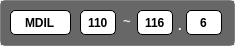
  <widget class="QFrame" name="frame_2_1">
   <property name="geometry">
    <rect>
     <x>20</x>
     <y>215</y>
     <width>235</width>
     <height>46</height>
    </rect>
   </property>
   <property name="sizePolicy">
    <sizepolicy hsizetype="Fixed" vsizetype="Fixed">
     <horstretch>0</horstretch>
     <verstretch>0</verstretch>
    </sizepolicy>
   </property>
   <property name="styleSheet">
    <string notr="true">QFrame {
    border: 1px solid gray;
    border-radius: 10px;
}</string>
   </property>
   <property name="frameShape">
    <enum>QFrame::Shape::StyledPanel</enum>
   </property>
   <property name="frameShadow">
    <enum>QFrame::Shadow::Raised</enum>
   </property>
   <widget class="QLineEdit" name="edit_mdil_label">
    <property name="geometry">
     <rect>
      <x>10</x>
      <y>10</y>
      <width>61</width>
      <height>25</height>
     </rect>
    </property>
    <property name="sizePolicy">
     <sizepolicy hsizetype="Fixed" vsizetype="Fixed">
      <horstretch>0</horstretch>
      <verstretch>0</verstretch>
     </sizepolicy>
    </property>
    <property name="font">
     <font>
      <bold>true</bold>
     </font>
    </property>
    <property name="focusPolicy">
     <enum>Qt::FocusPolicy::ClickFocus</enum>
    </property>
    <property name="styleSheet">
     <string notr="true">border: 1px solid black;
border-radius: 5px;
</string>
    </property>
    <property name="text">
     <string>MDIL</string>
    </property>
    <property name="alignment">
     <set>Qt::AlignmentFlag::AlignCenter</set>
    </property>
    <property name="dragEnabled">
     <bool>false</bool>
    </property>
    <property name="readOnly">
     <bool>true</bool>
    </property>
   </widget>
   <widget class="QLineEdit" name="edit_mdil_ip1">
    <property name="geometry">
     <rect>
      <x>80</x>
      <y>10</y>
      <width>36</width>
      <height>25</height>
     </rect>
    </property>
    <property name="sizePolicy">
     <sizepolicy hsizetype="Fixed" vsizetype="Fixed">
      <horstretch>0</horstretch>
      <verstretch>0</verstretch>
     </sizepolicy>
    </property>
    <property name="font">
     <font>
      <bold>true</bold>
     </font>
    </property>
    <property name="styleSheet">
     <string notr="true">border: 1px solid black;
border-radius: 5px;
</string>
    </property>
    <property name="text">
     <string>110</string>
    </property>
    <property name="maxLength">
     <number>3</number>
    </property>
    <property name="alignment">
     <set>Qt::AlignmentFlag::AlignCenter</set>
    </property>
    <property name="dragEnabled">
     <bool>false</bool>
    </property>
    <property name="readOnly">
     <bool>false</bool>
    </property>
   </widget>
   <widget class="QLineEdit" name="edit_mdil_ip2">
    <property name="geometry">
     <rect>
      <x>137</x>
      <y>10</y>
      <width>36</width>
      <height>25</height>
     </rect>
    </property>
    <property name="sizePolicy">
     <sizepolicy hsizetype="Fixed" vsizetype="Fixed">
      <horstretch>0</horstretch>
      <verstretch>0</verstretch>
     </sizepolicy>
    </property>
    <property name="font">
     <font>
      <bold>true</bold>
     </font>
    </property>
    <property name="styleSheet">
     <string notr="true">border: 1px solid black;
border-radius: 5px;
</string>
    </property>
    <property name="text">
     <string>116</string>
    </property>
    <property name="maxLength">
     <number>3</number>
    </property>
    <property name="alignment">
     <set>Qt::AlignmentFlag::AlignCenter</set>
    </property>
    <property name="dragEnabled">
     <bool>false</bool>
    </property>
    <property name="readOnly">
     <bool>false</bool>
    </property>
   </widget>
   <widget class="QLineEdit" name="edit_mdil_ip3">
    <property name="geometry">
     <rect>
      <x>186</x>
      <y>10</y>
      <width>36</width>
      <height>25</height>
     </rect>
    </property>
    <property name="sizePolicy">
     <sizepolicy hsizetype="Fixed" vsizetype="Fixed">
      <horstretch>0</horstretch>
      <verstretch>0</verstretch>
     </sizepolicy>
    </property>
    <property name="font">
     <font>
      <bold>true</bold>
     </font>
    </property>
    <property name="styleSheet">
     <string notr="true">border: 1px solid black;
border-radius: 5px;
</string>
    </property>
    <property name="text">
     <string>6</string>
    </property>
    <property name="maxLength">
     <number>3</number>
    </property>
    <property name="alignment">
     <set>Qt::AlignmentFlag::AlignCenter</set>
    </property>
    <property name="dragEnabled">
     <bool>false</bool>
    </property>
    <property name="readOnly">
     <bool>false</bool>
    </property>
   </widget>
   <widget class="QLineEdit" name="lineEdit_5">
    <property name="geometry">
     <rect>
      <x>117</x>
      <y>10</y>
      <width>21</width>
      <height>22</height>
     </rect>
    </property>
    <property name="sizePolicy">
     <sizepolicy hsizetype="Fixed" vsizetype="Fixed">
      <horstretch>0</horstretch>
      <verstretch>0</verstretch>
     </sizepolicy>
    </property>
    <property name="font">
     <font>
      <pointsize>10</pointsize>
      <bold>true</bold>
      <kerning>true</kerning>
     </font>
    </property>
    <property name="mouseTracking">
     <bool>false</bool>
    </property>
    <property name="focusPolicy">
     <enum>Qt::FocusPolicy::ClickFocus</enum>
    </property>
    <property name="styleSheet">
     <string notr="true">color: rgb(230, 230, 230);
background-color: transparent;</string>
    </property>
    <property name="inputMask">
     <string/>
    </property>
    <property name="text">
     <string>~</string>
    </property>
    <property name="frame">
     <bool>false</bool>
    </property>
    <property name="alignment">
     <set>Qt::AlignmentFlag::AlignCenter</set>
    </property>
    <property name="readOnly">
     <bool>true</bool>
    </property>
   </widget>
   <widget class="QLineEdit" name="lineEdit_6">
    <property name="geometry">
     <rect>
      <x>170</x>
      <y>14</y>
      <width>21</width>
      <height>22</height>
     </rect>
    </property>
    <property name="sizePolicy">
     <sizepolicy hsizetype="Fixed" vsizetype="Fixed">
      <horstretch>0</horstretch>
      <verstretch>0</verstretch>
     </sizepolicy>
    </property>
    <property name="font">
     <font>
      <pointsize>10</pointsize>
      <bold>true</bold>
      <kerning>true</kerning>
     </font>
    </property>
    <property name="mouseTracking">
     <bool>false</bool>
    </property>
    <property name="focusPolicy">
     <enum>Qt::FocusPolicy::ClickFocus</enum>
    </property>
    <property name="styleSheet">
     <string notr="true">color: rgb(255, 255, 255);
background-color: transparent;</string>
    </property>
    <property name="inputMask">
     <string/>
    </property>
    <property name="text">
     <string>.</string>
    </property>
    <property name="frame">
     <bool>false</bool>
    </property>
    <property name="alignment">
     <set>Qt::AlignmentFlag::AlignCenter</set>
    </property>
    <property name="readOnly">
     <bool>true</bool>
    </property>
   </widget>
   <widget class="QMdiArea" name="mdiArea_9">
    <property name="geometry">
     <rect>
      <x>0</x>
      <y>0</y>
      <width>235</width>
      <height>46</height>
     </rect>
    </property>
    <property name="sizePolicy">
     <sizepolicy hsizetype="Fixed" vsizetype="Fixed">
      <horstretch>0</horstretch>
      <verstretch>0</verstretch>
     </sizepolicy>
    </property>
    <property name="focusPolicy">
     <enum>Qt::FocusPolicy::ClickFocus</enum>
    </property>
    <property name="styleSheet">
     <string notr="true">QMdiArea {
    border: 1px solid gray;
    border-radius: 5px;
}</string>
    </property>
    <property name="frameShape">
     <enum>QFrame::Shape::StyledPanel</enum>
    </property>
    <property name="frameShadow">
     <enum>QFrame::Shadow::Raised</enum>
    </property>
    <property name="midLineWidth">
     <number>0</number>
    </property>
    <property name="background">
     <brush brushstyle="SolidPattern">
      <color alpha="255">
       <red>103</red>
       <green>103</green>
       <blue>103</blue>
      </color>
     </brush>
    </property>
   </widget>
   <zorder>mdiArea_9</zorder>
   <zorder>edit_mdil_label</zorder>
   <zorder>edit_mdil_ip1</zorder>
   <zorder>edit_mdil_ip2</zorder>
   <zorder>edit_mdil_ip3</zorder>
   <zorder>lineEdit_5</zorder>
   <zorder>lineEdit_6</zorder>
  </widget>
